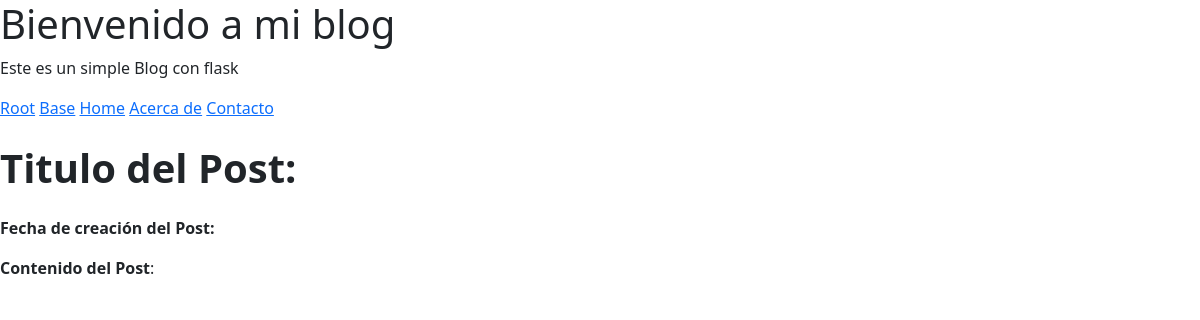
Page /post/8 on the earlier database version.
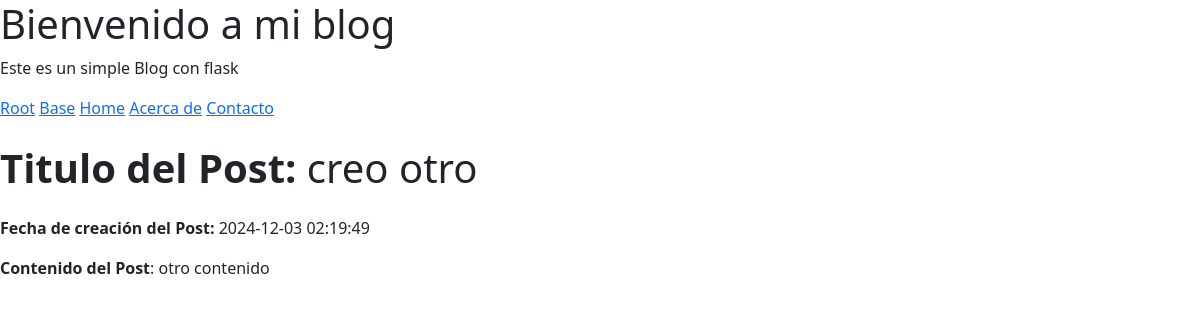
Same page on the later database version.
### tables this page shows
CREATE TABLE posts (
    id INTEGER PRIMARY KEY AUTOINCREMENT,
    created TIMESTAMP NOT NULL DEFAULT CURRENT_TIMESTAMP,
    title TEXT NOT NULL,
    content TEXT NOT NULL
);

### app.py (the view)
@app.route("/post/<int:post_id>", methods=["GET"])
def get_one_post(post_id: int):
    conn = get_db_connection()
    post = conn.execute('SELECT * FROM posts WHERE id = ?', (post_id,)).fetchone()
    conn.close()
    return render_template('post/post.html', post=post)

### app.py (called while the page is built)
def get_db_connection():
    conn = sqlite3.connect("database.db")
    conn.row_factory = sqlite3.Row
    return conn

### templates/post/post.html (shortened to what this page needs)
{% extends 'base.html' %}
{% block content %}
<h1 class="my-4"><strong>Titulo del Post:</strong> {{ post['title'] }}</h1>
<p><strong>Fecha de creación del Post:</strong> {{ post['created'] }}</p>
<p class="mb-4"><strong>Contenido del Post</strong>: {{ post['content'] }}</p>
{% endblock %}

Differences in the rows shown:
added posts: title "creo otro", created "2024-12-03 02:19:49", content "otro contenido"
